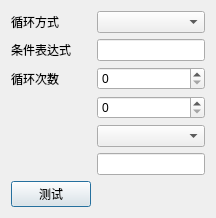
<?xml version="1.0" encoding="UTF-8"?>
<ui version="4.0"><class>InstructionEditor</class><widget class="QDialog" name="InstructionEditor"><layout class="QFormLayout" name="formLayout"><item row="0" column="0"><widget class="QLabel" name="modeLabel"><property name="text"><string>循环方式</string></property></widget></item><item row="0" column="1"><widget class="QComboBox" name="parameter_0"/></item><item row="1" column="0"><widget class="QLabel" name="conditionLabel"><property name="text"><string>条件表达式</string></property></widget></item><item row="1" column="1"><widget class="QLineEdit" name="parameter_1"/></item><item row="2" column="0"><widget class="QLabel" name="countLabel"><property name="text"><string>循环次数</string></property></widget></item><item row="2" column="1"><widget class="QSpinBox" name="parameter_2"/></item><item row="3" column="1"><widget class="QSpinBox" name="repeatSpinBox"/></item><item row="4" column="1"><widget class="QComboBox" name="errorPolicyComboBox"/></item><item row="5" column="1"><widget class="QLineEdit" name="noteEdit"/></item><item row="6" column="0"><widget class="QPushButton" name="testButton"><property name="text"><string>测试</string></property></widget></item><item row="6" column="1"><widget class="QDialogButtonBox" name="buttonBox"/></item></layout></widget><resources/><connections/></ui>
